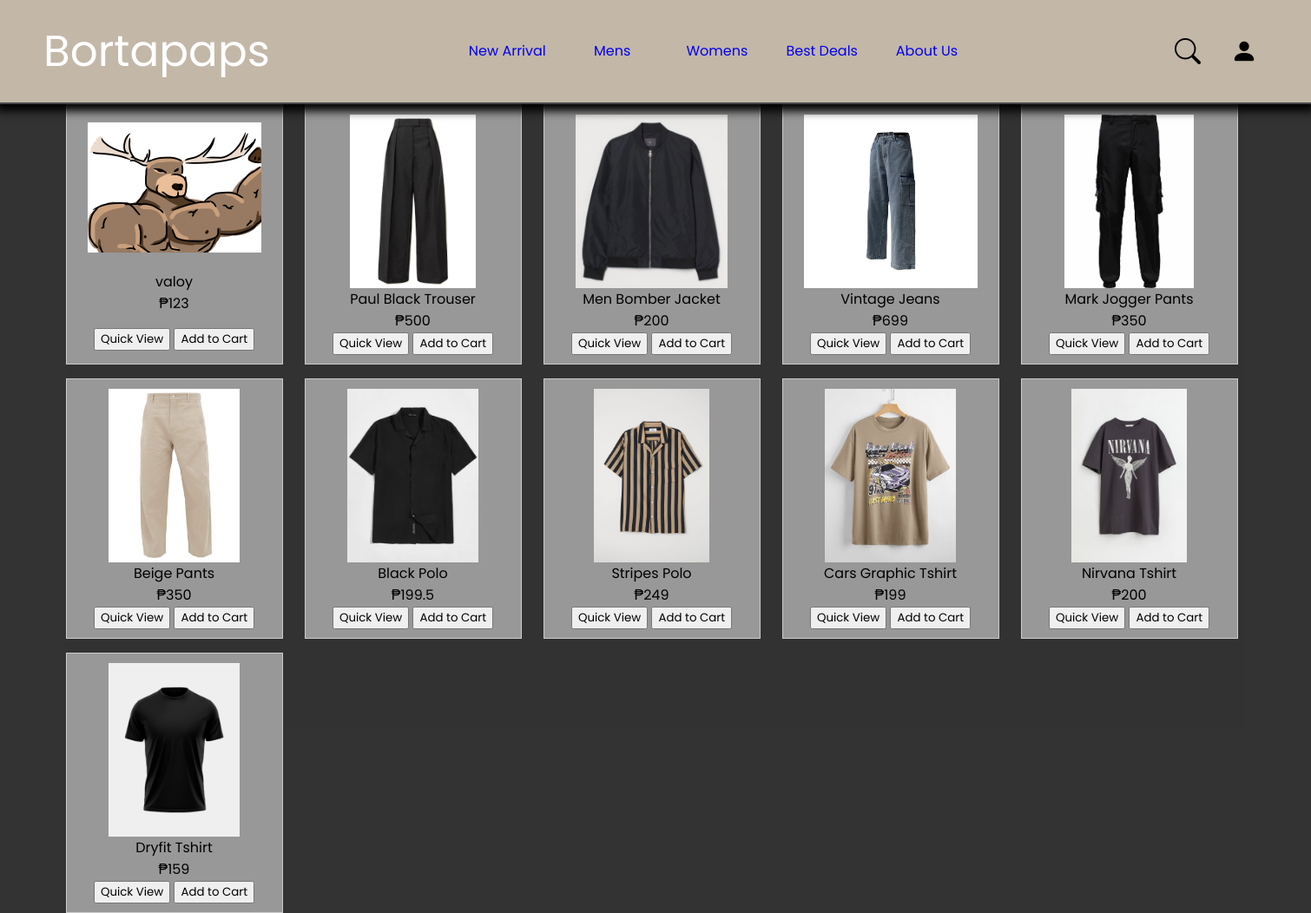
Page /testBortapaps/items/items.php?category=Mens on the earlier database version.
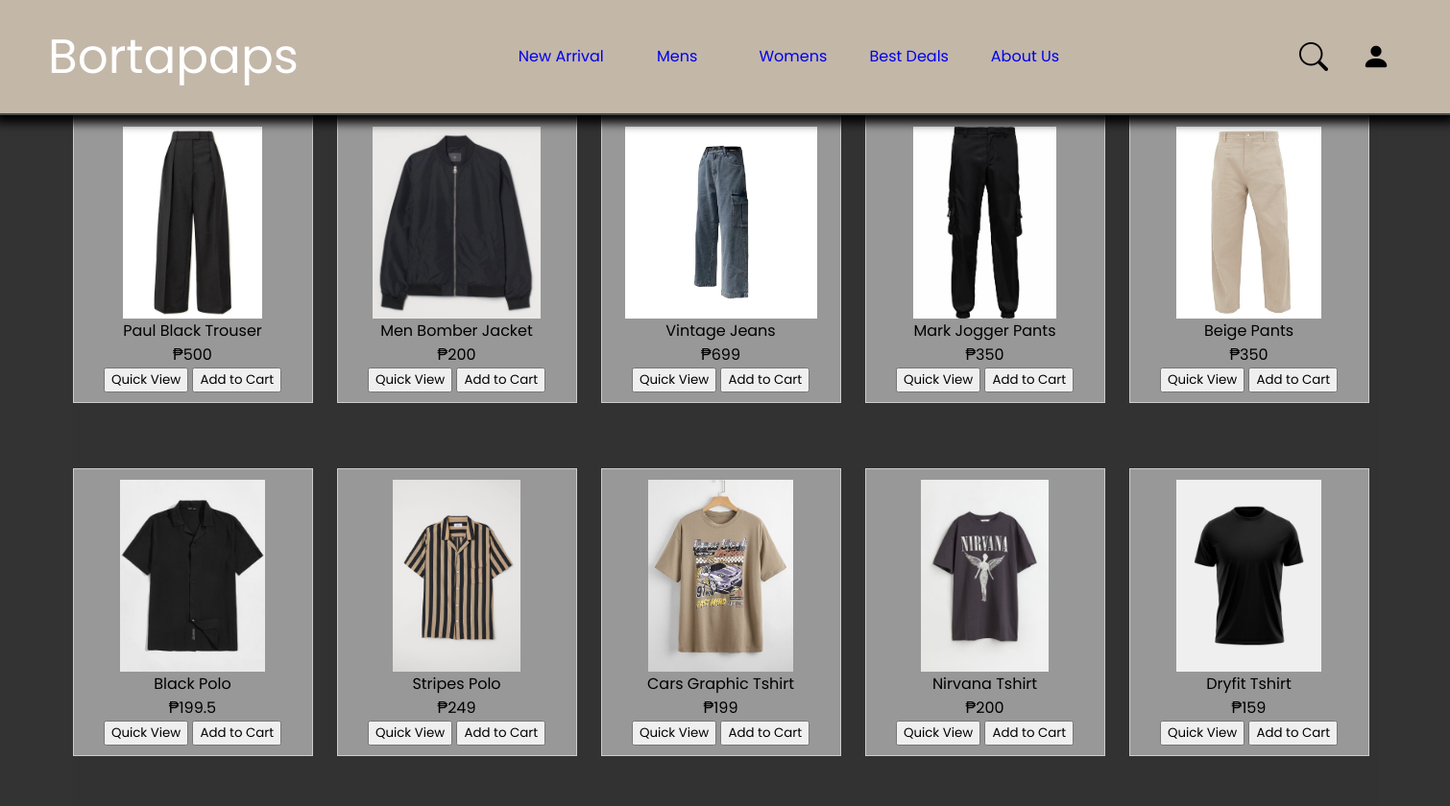
Same page on the later database version.
### tables this page shows
CREATE TABLE `products` (
  `id` int(11) NOT NULL,
  `name` varchar(255) NOT NULL,
  `description` text NOT NULL,
  `price` double NOT NULL,
  `category` varchar(255) DEFAULT NULL,
  `path` varchar(255) NOT NULL
);

### testBortapaps/items/item-maker.php (the view, shortened to what this page needs)
<div class="items-container">
            <?php
                if(isset($_GET['category'])){
                    $category = $_GET['category'];
                    if($category == "New Arrival"){
                        $sql = "SELECT * FROM `products` ORDER BY `products`.`id` DESC LIMIT 10";
                        $result = mysqli_query($conn, $sql);
                        while($row = mysqli_fetch_assoc($result)){
                        ?>
                        <form method="post" id="item-form" name="item-form">
                            <div class="item-box">
                                <input type="hidden" id="pid" name="pid" value="<?=$row['id']?>">
                                <img src="../Products/<?= $row['path'] ?>" width="200px" height="200px" style="object-fit:contain;" alt="This is an item image">
                                <div class="item-details">
                                    <span><?= $row['name']?></span>
                                    <span>₱<?=$row['price']?></span>
                                </div>
                                <div class="item-options">
                                    <input type="button" value="Quick View" id="quick-view">
                                    <input type="submit" value="Add to Cart" id="to-cart" name="to-cart">
                                </div>
                            </div>
                        </form>
        <?php
                }
            }
            else{
                        $sql = "SELECT * FROM products WHERE category = '$category'";
                        $result = mysqli_query($conn, $sql);
                        if(mysqli_num_rows($result) > 0){
                            while($row = mysqli_fetch_assoc($result)){
            ?>
                        <form method="post" id="item-form" name="item-form">
                            <div class="item-box">
                                <img src="../Products/<?= $row['path'] ?>" width="200px" height="200px" style="object-fit:contain;" alt="This is an item image">
                                <div class="item-details">
                                    <span><?= $row['name']?></span>
                                    <span>₱<?=$row['price']?></span>
                                </div>
                                <div class="item-options">
                                    <input type="button" value="Quick View" id="quick-view">
                                    <input type="submit" value="Add to Cart" id="to-cart" name="to-cart">
                                </div>
                            </div>
                        </form>
            <?php
                        }
                    }
                }
            }
            ?>
</div>

Differences in the rows shown:
removed products: path (picture), name "valoy", price "123"
